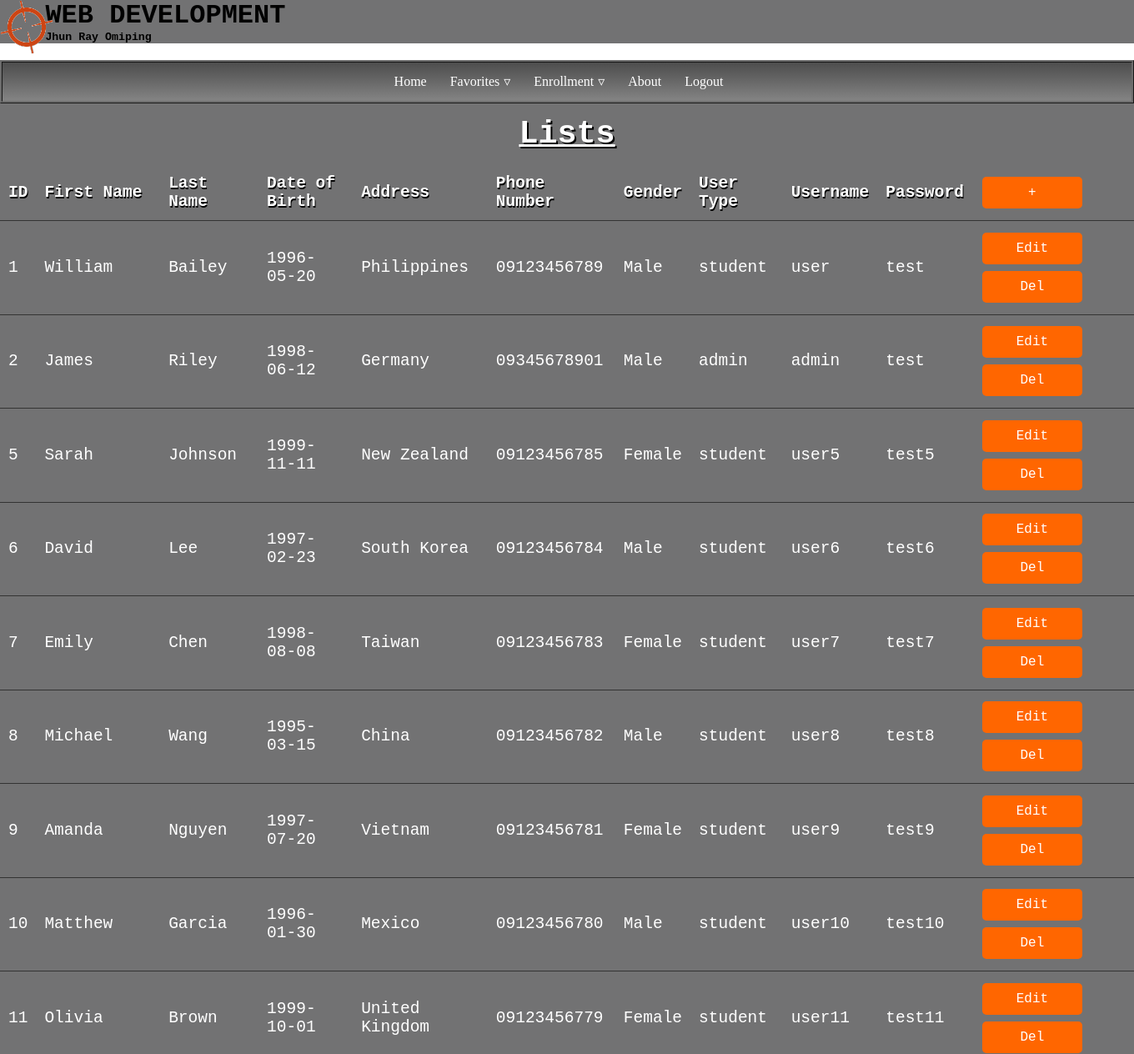
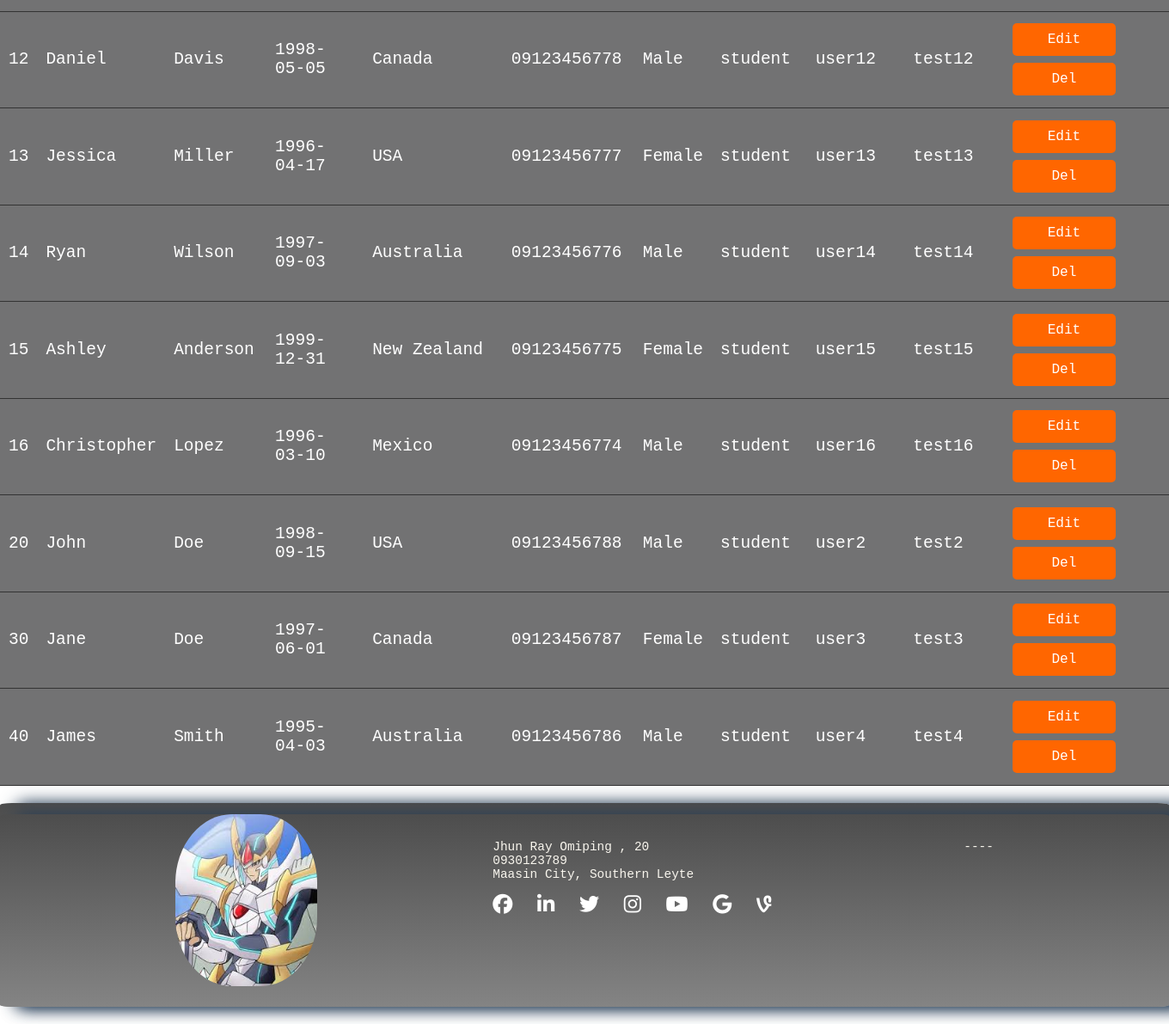
The page /index.php?pg=students (signed in) on the database its author committed (2 pictures, top to bottom).
### tables this page shows
CREATE TABLE `students` (
  `student_id` int(11) NOT NULL,
  `first_name` varchar(30) NOT NULL,
  `last_name` varchar(30) NOT NULL,
  `date_of_birth` date NOT NULL,
  `address` varchar(50) NOT NULL,
  `phone_number` varchar(20) NOT NULL,
  `gender` enum('Male','Female') NOT NULL,
  `user_type` enum('admin','student') NOT NULL,
  `username` varchar(30) NOT NULL,
  `password` varchar(30) NOT NULL
);

### codes/frontEND/students.php (the view, shortened to what this page needs)
<link rel="stylesheet" type="text/css" href="css/CRUDs.css">
<link rel="stylesheet" type="text/css" href="css/buttons.css">
  <?php include 'codes/frontEND/add.php';?>
<?php
global $conn;
  echo '<h2 class="Q"class="centernt">Lists</h2>';
  echo "<table class='table_sql'>";
  echo "<tr>
  <th>ID</th>
  <th>First Name</th>
  <th>Last Name</th>
  <th>Date of Birth</th>
  <th>Address</th>
  <th>Phone Number</th>
  <th>Gender</th>
  <th>User Type</th>
  <th>Username</th>
  <th>Password</th>
  <th><button id='add' class='add-button'>+</button></th>
  </tr>";
      $sql = "SELECT * FROM students";
      $result = $conn->query($sql);
      if($result->num_rows > 0) {
        while ($row = $result->fetch_assoc()) {
          echo "<tr>";
          echo "<tr>";
          echo "<td>" . $row["student_id"] . "</td>";
          echo "<td>" . $row["first_name"] . "</td>";
          echo "<td>" . $row["last_name"] . "</td>";
          echo "<td>" . $row["date_of_birth"] . "</td>";
          echo "<td>" . $row["address"] . "</td>";
          echo "<td>" . $row["phone_number"] . "</td>";
          echo "<td>" . $row["gender"] . "</td>";
          echo "<td>" . $row["user_type"] . "</td>";
          echo "<td>" . $row["username"] . "</td>";
          echo "<td>" . $row["password"] . "</td>";
          echo "<td> <a class='add-button' href='codes/frontEND/edit.php?student_id=" . $row["student_id"] . "'>Edit</a> <a class='butON' href='codes/functions/delete.php?student_id=" . $row["student_id"] . "'>Del</a></td>";
          echo "</tr>";
        }
      } else {
       echo "no record(s) found.";
     }
     echo "</table>";
   ?>

### index.php (shortened to what this page needs)
<!DOCTYPE html>
<html lang="en-PH">
<head>
	<link rel="stylesheet" href="css/style.css" type="text/css" >
</head>
<body>
	<header>
		<?php include 'codes/frontEND/header.php';?>
	</header>
	<nav id='menu'>
		<ul>
			<li><a href='?pg=home'>Home</a></li>
			<li><a class='dropdown-arrow'>Favorites</a>
			</li>
			<li><a class='dropdown-arrow'>Enrollment</a>
			</li>
			<li><a href='?pg=about'>About</a></li>
			<li>
				<?php
				if(!isset($_SESSION['logged_in']))
				{
					echo '<a id="sample" href="?pg=login">Login</a><br/>';
				} else {
					echo '<a href="?pg=logout">Logout</a><br/>';
				}
			?></li>
		</ul>
	</nav>
	<div>
		<?php
		if(!isset($_GET['pg'])){
			$pg = "home";
		} else {
			$pg = $_GET['pg'];
		}
		if (!isset($_SESSION['logged_in'])) {
			switch ($pg) {
				case "home":
				include"codes/frontEND/slider.php";
				break;
				case "about":
				include"codes/frontEND/about.php";
				break;
				case "sports":
				include"codes/frontEND/sports.php";
				break;
				case "food":
				include"codes/frontEND/food.php";
				break;
				case "sign_up":
				include "codes/frontEND/add.php";
				break;
				default:
				include"codes/authentication/login.php";
				break;
			}
		} else {
			switch($pg){
				case "students":
				include"codes/frontEND/students.php";
				break;
			}
		}
		?>
		<div class="footer">
			<?php include 'codes/frontEND/footer.php';?>
		</div>
	</body>

### codes/frontEND/header.php
<div>
	<img class = "image01" src="img/Logo.png" alt="Logo">
	<h1>WEB DEVELOPMENT</h1>
	<h5>Jhun Ray Omiping</h5>
</div>

### codes/frontEND/add.php (shortened to what this page needs)
<link rel="stylesheet" type="text/css" href="css/addStyles.css">

### codes/frontEND/footer.php (shortened to what this page needs)
<link rel="stylesheet" href="font-awesome/css/font-awesome.min.css">
<link href="https://maxcdn.bootstrapcdn.com/font-awesome/4.7.0/css/font-awesome.min.css" rel="stylesheet">
<div class="footer">
	<div class="footer-icon">
		<img class= "icon" src="img/blade.jfif" height="200px">
	</div>
	<div class="footer-info">
		Jhun Ray Omiping , 20
		<br>
		0930123789
		<br>
		Maasin City, Southern Leyte
		<div class="social-icons">
			<a href="https://www.facebook.com/jhunray123" target="_blank" class="symbol-facebook"><span role="img" class="menu-item-icon fa fa-facebook"></span></a>
			<a href="https://www.linkedin.com/in/jhun-ray-omiping-75561b144/" target="_blank" class="symbol-linkedin"><span role="img" class="menu-item-icon fa fa-linkedin"></span></a>
			<a href="https://twitter.com/jhunrayomiping" target="_blank" class="symbol-twitter"><span role="img" class="menu-item-icon fa fa-twitter"></span></a>
			<a href="https://www.instagram.com/zazezuzi/" target="_blank" class="symbol-instagram"><span role="img" class="menu-item-icon fa fa-instagram"></span></a>
			<a href="https://www.youtube.com/channel/UCePhBWdVtxAhCTCWJcK5c6g" target="_blank" class="symbol-youtube"><span role="img" class="menu-item-icon fa fa-youtube"></span></a>
			<a href="http://bitly.ws/xheB" target="_blank" class="symbol-google"><span role="img" class="menu-item-icon fa fa-google"></span></a>
			<a href="https://vine.co/" target="_blank" class="symbol-vine"><span role="img" class="menu-item-icon fa fa-vine"></span></a>
		</div>
	</div>
	<div class="footer-nav">
		<ul class="footer-nav-list">
			<li><a href="https://www.youtube.com/watch?v=QNXvE1BZu8g" target="_blank" >----</a></li>
		</ul>
	</div>
</div>

### css/style.css (style rules this page uses)
* { margin: 0; padding: 0; box-sizing: border-box; font-family:'Courier New', Arial, Helvetica; }
h2 { font-size: 2.4em; }
header { position: relative; background-color: #727273; }
header h1, h5 { padding-left: 4%; }
header img { border-radius: 50%; width: 8vh; position: absolute; }
#menu { background: #4D4D4D; background: linear-gradient(to bottom, #4D4D4D, #848484); color: #FFF; height: 52px; padding-left: 33.5%; border-radius: 0px; border: 3px ridge #6D6D6D; }
#menu ul, #menu li { margin: 0 auto; padding: 0; list-style: none }
#menu ul { width: 100%; }
#menu li { float: left; display: inline; position: relative; }
#menu a { display: block; line-height: 46px; padding: 0 14px; text-decoration: none; color: #FFFFFF; font-size: 16px; font-family:'Comic Sans MS', Fink Heavy, ChunkFive; }
#menu a.dropdown-arrow:after { content: "\25BF"; margin-left: 5px; }
.footer { margin: 0; font-family: 'Open Sans', sans-serif; font-size: .95em; color: #F9F6EE; position: relative; bottom: 0; width: 100%; background: linear-gradient(to bottom, #4D4D4D, #848484); display: flex; justify-content: space-evenly; align-items: top; border-radius: 1%; box-shadow:20px 0 20px 0 #243b55; transition: all 0.3s; margin-top: 1%; }
.footer-icon { position: relative; transition: all 0.3s; }
.icon { border-radius: 40%; transition: all 0.3s; }
.social-icons { padding-top: 15px; text-align: left; }
.social-icons a { transition: .3s; padding-right: 20px; text-decoration: none; color: white; font-size: 1.6em; }
.footer-info { margin-top: 30px; padding: 0; transition: all 0.3s; }
.footer-nav-list { list-style-type: none; margin-top: 30px; padding: 0; }
.footer-nav-list a { text-decoration: none; color: #F9F6EE; }

### css/CRUDs.css (style rules this page uses)
.Q { padding: 15px; text-align: center; background-color: #727273; color: #fff; text-decoration: underline; text-shadow: 2px 2px #000; }
.table_sql { border-collapse: collapse; width: 100%; font-size: 19.5px; }
.table_sql th, .table_sql td { text-align: left; padding: 10px; border-bottom: 1px solid #333; color: #fff; background-color: #727273; }
.table_sql th { background-color: #727273; color: #fff; font-weight: bold; text-shadow: 1px 2px #000; }

### css/buttons.css (style rules this page uses)
.add-button, .butON { background-color: #ff6600; border: none; color: white; padding: 10px 24px; text-align: center; text-decoration: none; display: inline-block; font-size: 16px; margin: 4px 2px; cursor: pointer; border-radius: 5px; width: 120px; }

### css/addStyles.css (style rules this page uses)
div { margin-bottom: 20px; }

### rows shown on the page
students: student_id "1", first_name "William", last_name "Bailey", date_of_birth "1996-05-20", address "Philippines", phone_number "09123456789", gender "Male", user_type "student", username "user", password "test"
students: student_id "2", first_name "James", last_name "Riley", date_of_birth "1998-06-12", address "Germany", phone_number "09345678901", gender "Male", user_type "admin", username "admin", password "test"
students: student_id "5", first_name "Sarah", last_name "Johnson", date_of_birth "1999-11-11", address "New Zealand", phone_number "09123456785", gender "Female", user_type "student", username "user5", password "test5"
students: student_id "6", first_name "David", last_name "Lee", date_of_birth "1997-02-23", address "South Korea", phone_number "09123456784", gender "Male", user_type "student", username "user6", password "test6"
students: student_id "7", first_name "Emily", last_name "Chen", date_of_birth "1998-08-08", address "Taiwan", phone_number "09123456783", gender "Female", user_type "student", username "user7", password "test7"
students: student_id "8", first_name "Michael", last_name "Wang", date_of_birth "1995-03-15", address "China", phone_number "09123456782", gender "Male", user_type "student", username "user8", password "test8"
students: student_id "9", first_name "Amanda", last_name "Nguyen", date_of_birth "1997-07-20", address "Vietnam", phone_number "09123456781", gender "Female", user_type "student", username "user9", password "test9"
students: student_id "10", first_name "Matthew", last_name "Garcia", date_of_birth "1996-01-30", address "Mexico", phone_number "09123456780", gender "Male", user_type "student", username "user10", password "test10"
students: student_id "11", first_name "Olivia", last_name "Brown", date_of_birth "1999-10-01", address "United Kingdom", phone_number "09123456779", gender "Female", user_type "student", username "user11", password "test11"
students: student_id "12", first_name "Daniel", last_name "Davis", date_of_birth "1998-05-05", address "Canada", phone_number "09123456778", gender "Male", user_type "student", username "user12", password "test12"
students: student_id "13", first_name "Jessica", last_name "Miller", date_of_birth "1996-04-17", address "USA", phone_number "09123456777", gender "Female", user_type "student", username "user13", password "test13"
students: student_id "14", first_name "Ryan", last_name "Wilson", date_of_birth "1997-09-03", address "Australia", phone_number "09123456776", gender "Male", user_type "student", username "user14", password "test14"
students: student_id "15", first_name "Ashley", last_name "Anderson", date_of_birth "1999-12-31", address "New Zealand", phone_number "09123456775", gender "Female", user_type "student", username "user15", password "test15"
students: student_id "16", first_name "Christopher", last_name "Lopez", date_of_birth "1996-03-10", address "Mexico", phone_number "09123456774", gender "Male", user_type "student", username "user16", password "test16"
students: student_id "20", first_name "John", last_name "Doe", date_of_birth "1998-09-15", address "USA", phone_number "09123456788", gender "Male", user_type "student", username "user2", password "test2"
students: student_id "30", first_name "Jane", last_name "Doe", date_of_birth "1997-06-01", address "Canada", phone_number "09123456787", gender "Female", user_type "student", username "user3", password "test3"
students: student_id "40", first_name "James", last_name "Smith", date_of_birth "1995-04-03", address "Australia", phone_number "09123456786", gender "Male", user_type "student", username "user4", password "test4"
